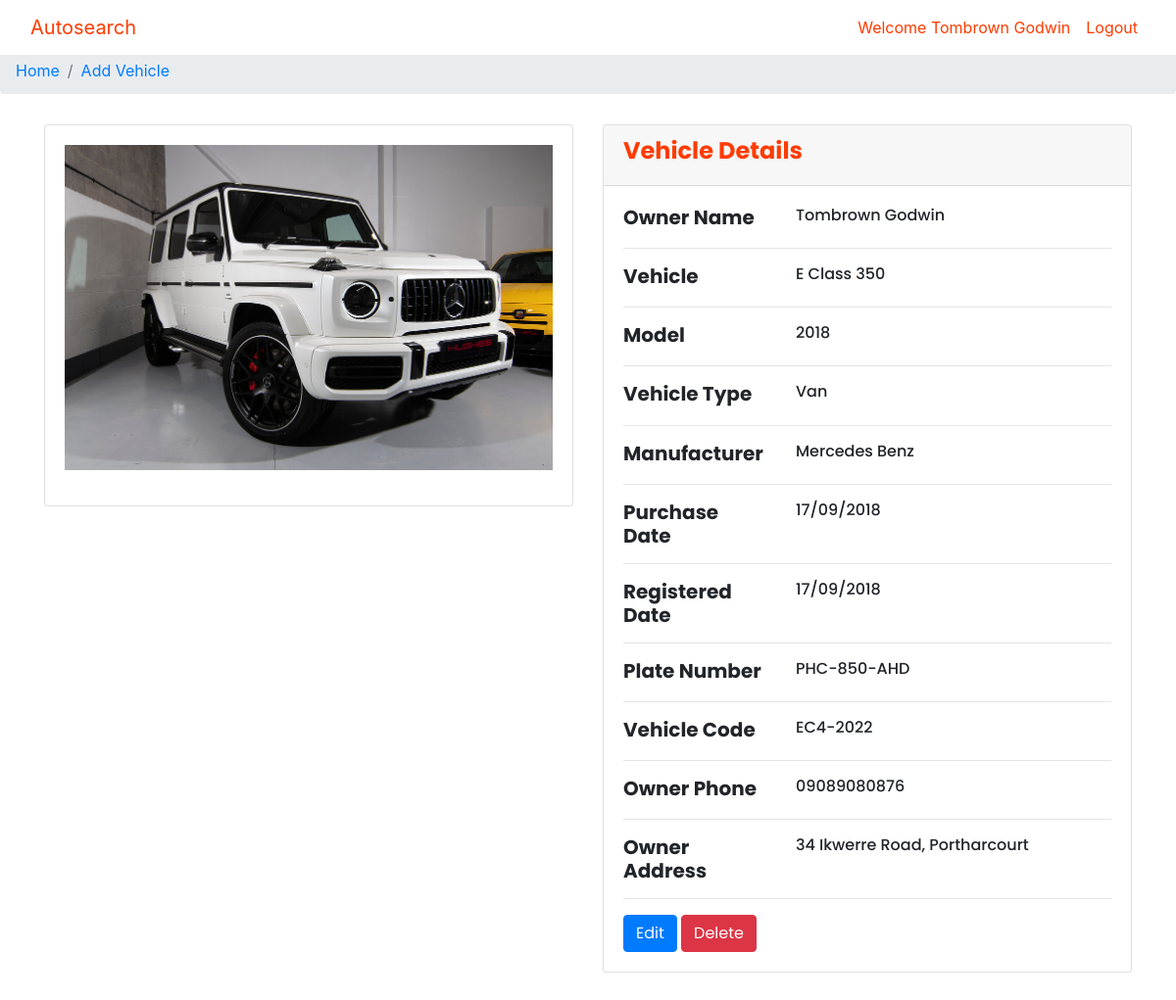
Page /?v=vehicle_preview&view=1&vehicle_id=1 (signed in) on the committed database.
### tables this page shows
CREATE TABLE `vehicles` (
  `vehicle_id` int(11) NOT NULL,
  `vehicle_name` varchar(100) NOT NULL,
  `model` varchar(100) NOT NULL,
  `vehicle_type` int(11) NOT NULL,
  `manufacturer` varchar(100) NOT NULL,
  `purchase_date` varchar(50) NOT NULL,
  `registered_date` varchar(50) NOT NULL,
  `plate_no` varchar(100) NOT NULL,
  `vehicle_code` varchar(100) NOT NULL,
  `owner_name` varchar(100) NOT NULL,
  `owner_phone` varchar(100) NOT NULL,
  `owner_address` varchar(100) NOT NULL,
  `date` date NOT NULL
);

CREATE TABLE `vehicle_type` (
  `type_id` int(11) NOT NULL,
  `name` varchar(100) NOT NULL,
  `manufacturer` varchar(100) NOT NULL,
  `date` date NOT NULL
);

### classes/add_vehicle.class.php (called while the page is built, shortened)
<?php
    function select_vehicle_by_id($mysqli, $vehicle_id){
        $query = "SELECT * FROM vehicles WHERE vehicle_id=".$vehicle_id;
        $result = mysqli_query($mysqli, $query) or die(mysqli_error($mysqli));
        return $result;
    }

### classes/vehicle_type.class.php (called while the page is built, shortened)
<?php
function select_vehicle_type_by_id($mysqli,$type_id){
    $query = "SELECT * FROM vehicle_type WHERE type_id =".$type_id;
    $result = mysqli_query($mysqli, $query) or die(mysqli_error($mysqli));
    return $result;
}

### views/vehicle_preview.php (the view, shortened to what this page needs)
<?php
    $mysqli = database();
    include_once 'classes/add_vehicle.class.php';
    include_once 'classes/vehicle_type.class.php';
      if(isset($_GET['view'])){
        $vehicle_id = $_GET['vehicle_id'];
        $result = select_vehicle_by_id($mysqli, $vehicle_id);
        $vehicle_row = mysqli_fetch_assoc($result);
      }
  ?>
<html>
  <head>
    <link rel="stylesheet" type="text/css" href="assets/css/bootstrap.min.css">
    <link rel="stylesheet" type="text/css" href="assets/style/style.css" >
    <link href="assets/css/main.css" rel="stylesheet" />
  </head>
  <body>
    <nav class="navbar navbar-expand-md navbar-dark bg-info fixed-top">
      <div class="container-fluid">
              <a class="navbar-brand" href="#">Autosearch</a>
            <ul class="navbar-nav ml-auto mb-2 mb-md-0">
            <li class="nav-item">
                <a class="nav-link" href="#">Welcome <?php echo $_SESSION['user_name'] ?></a>
              </li>
            <li class="nav-item">
                <a class="nav-link active" href="?v=logout"> Logout </a>
              </li>
            </ul>
        </div>
  </nav>
   <br><br>
    <nav aria-label="breadcrumb" class="main-breadcrumb">
            <ol class="breadcrumb">
              <li class="breadcrumb-item"><a href="?v=manage_vehicle">Home</a></li>
              <li class="breadcrumb-item"><a href="?v=add_vehicle">Add Vehicle</a></li>
            </ol>
          </nav>
    <div class="vehicle">
        <div class="container ">
            <div class="row gutters-md">
                <div class="col-md-6 mb-3">
                    <div class="card">
                        <div class="card-body">
                            <p>
                            <img src="images/Mercedes-Benz-G-Wagon-2021.jpg" class="img-fluid " alt="">
                            </p>
                        </div>
                    </div>
                </div>
                <div class="col-md-6">
                <div class="card mb-3">
                    <div class="card-header">
                        <h4 style="color: #ff3b00;"><strong>Vehicle Details</strong></h4>
                    </div>
                    <div class="card-body">
                        <div class="row">
                            <div class="col-sm-4">
                                <h5 class="mb-0"><strong>Owner Name</strong></h5>
                            </div>
                            <div class="col-sm-8">
                                <h6><?php echo $vehicle_row['owner_name'] ?></h6>
                            </div>
                        </div>
                        <hr>
                        <div class="row">
                            <div class="col-sm-4">
                                <h5 class="mb-0"><strong>Vehicle</strong></h>
                            </div>
                            <div class="col-sm-8">
                                <h6><?php echo $vehicle_row['vehicle_name'] ?></h6>
                            </div>
                        </div>
                        <hr>
                        <div class="row">
                            <div class="col-sm-4">
                                <h5 class="mb-0"><strong>Model</strong></h5>
                            </div>
                            <div class="col-sm-8">
                                <h6><?php echo $vehicle_row['model'] ?></h6>
                            </div>
                        </div>
                        <hr>
                        <div class="row">
                            <div class="col-sm-4">
                                <h5 class="mb-0"><strong>Vehicle Type</strong></h5>
                            </div>
                            <div class="col-sm-8">
                                <h6><?php
                                  $veh_type_res = select_vehicle_type_by_id($mysqli,$type_id = $vehicle_row['vehicle_type']);
                                        $veh_type_row = mysqli_fetch_assoc($veh_type_res);
                                        $vehicle_type = $veh_type_row['name'];
                                     echo  $vehicle_type;
                                ?></h6>
                            </div>
                        </div>
                        <hr>
                        <div class="row">
                            <div class="col-sm-4">
                                <h5 class="mb-0"><strong>Manufacturer</strong></h>
                            </div>
                            <div class="col-sm-8">
                                <h6><?php echo $vehicle_row['manufacturer'] ?></h6>
                            </div>
                        </div>
                        <hr>
                        <div class="row">
                            <div class="col-sm-4">
                                <h5 class="mb-0"><strong>Purchase Date</strong></h5>
                            </div>
                            <div class="col-sm-8">
                                <h6><?php echo $vehicle_row['purchase_date'] ?></h6>
                            </div>
                        </div>
                        <hr>
                        <div class="row">
                            <div class="col-sm-4">
                                <h5 class="mb-0"><strong>Registered Date</strong></h5>
                            </div>
                            <div class="col-sm-8">
                                <h6><?php echo $vehicle_row['registered_date'] ?></h6>
                            </div>
                        </div>
                        <hr>
                        <div class="row">
                            <div class="col-sm-4">
                                <h5 class="mb-0"><strong>Plate Number</strong></h>
                            </div>
                            <div class="col-sm-8">
                                <h6><?php echo $vehicle_row['plate_no'] ?></h6>
                            </div>
                        </div>
                        <hr>
                        <div class="row">
                            <div class="col-sm-4">
                                <h5 class="mb-0"><strong>Vehicle Code</strong></h5>
                            </div>
                            <div class="col-sm-8">
                                <h6><?php echo $vehicle_row['vehicle_code'] ?></h6>
                            </div>
                        </div>
                        <hr>
                        <div class="row">
                            <div class="col-sm-4">
                                <h5 class="mb-0"><strong>Owner Phone</strong></h>
                            </div>
                            <div class="col-sm-8">
                                <h6><?php echo $vehicle_row['owner_phone'] ?></h6>
                            </div>
                        </div>
                        <hr>
                        <div class="row">
                            <div class="col-sm-4">
                                <h5 class="mb-0"><strong>Owner Address</strong></h5>
                            </div>
                            <div class="col-sm-8">
                                <h6><?php echo $vehicle_row['owner_address'] ?></h6>
                            </div>
                        </div>
                        <hr>
                        <div class="row">
                            <div class="col-sm-4">
                                <a href="?v=add_vehicle&update=1&vehicle_id=<?php echo $vehicle_row['vehicle_id'] ?>" class="btn btn-primary">Edit</a>
                                <a href="#" class="btn btn-danger">Delete</a>
                            </div>
                        </div>
                    </div>
                </div>
                </div>
            </div>
      </div>
    </div>
</body>
</html>

### index.php
<?php
if(isset($_GET['v'])){
    $page = $_GET['v'];
    if($page == 'index'){
        include 'views/index.php';
    }elseif($page == 'signup'){
        include 'views/signup.php';
    }elseif($page == 'login'){
        include 'views/login.php';
    }elseif($page == 'add_vehicle'){
        include 'views/add_vehicle.php';
    }elseif($page == 'manage_vehicle'){
        include 'views/manage_vehicle.php';
    }elseif($page == 'vehicle_type'){
        include 'views/vehicle_type.php';
    }elseif($page == 'vehicle_preview'){
        include 'views/vehicle_preview.php';
    }elseif($page == 'vehicle_search'){
        include 'views/vehicle_search.php';
    }elseif($page == 'visitors_preview'){
        include 'views/visitors_preview.php';
    }elseif($page == 'view_result'){
        include 'views/view_result.php';
    }elseif($page == 'logout'){
        include 'views/logout.php';
    }else{
        include 'views/404.php';
    }
}else{
    include 'views/index.php';
}

### assets/style/style.css (style rules this page uses)
.navbar { background-color: #FFF !important; }
.navbar .navbar-brand { color: #ff3b00; }
.navbar .navbar-nav li a { color: #ff3b00 !important; }

### assets/css/main.css (style rules this page uses)
html { line-height: 1.15; -ms-text-size-adjust: 100%; -webkit-text-size-adjust: 100%; }
body { margin: 0; }
.vehicle { min-height: 100vh; display: -ms-flexbox; display: flex; -ms-flex-pack: center; justify-content: center; font-family: 'Poppins', sans-serif; background-position: bottom right; background-repeat: no-repeat; background-size: 100%; padding: 15px; }

### rows in the picture
vehicles: owner_name "Tombrown Godwin", vehicle_name "E Class 350", model "2018", manufacturer "Mercedes Benz", purchase_date "17/09/2018", registered_date "17/09/2018", plate_no "PHC-850-AHD", vehicle_code "EC4-2022", owner_phone "09089080876", owner_address "34 Ikwerre Road, Portharcourt"
vehicle_type: name "Van"

### other values in the picture
$_SESSION['user_name'] "Tombrown Godwin"
